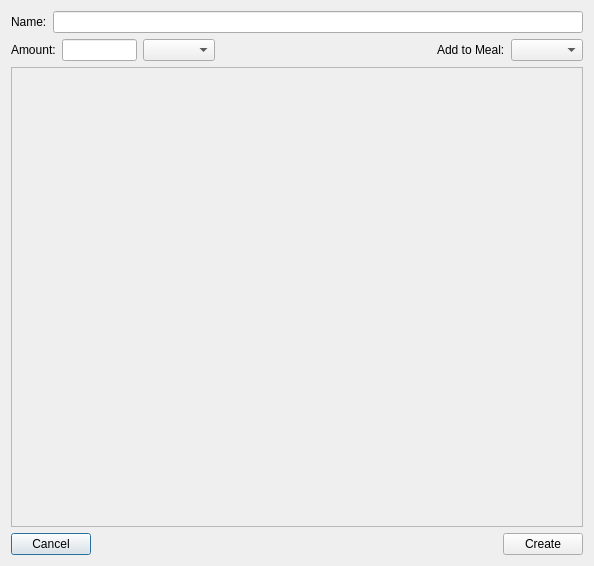
<?xml version="1.0" encoding="UTF-8"?>
<ui version="4.0">
 <class>InstantiateTemplateUI</class>
 <widget class="QDialog" name="InstantiateTemplateUI">
  <property name="geometry">
   <rect>
    <x>0</x>
    <y>0</y>
    <width>594</width>
    <height>566</height>
   </rect>
  </property>
  <property name="windowTitle">
   <string>Create Template Instance</string>
  </property>
  <layout class="QVBoxLayout" name="verticalLayout">
   <item>
    <layout class="QHBoxLayout" name="horizontalLayout">
     <item>
      <widget class="QLabel" name="lblName">
       <property name="text">
        <string>Name:</string>
       </property>
      </widget>
     </item>
     <item>
      <widget class="QLineEdit" name="txtName"/>
     </item>
    </layout>
   </item>
   <item>
    <layout class="QHBoxLayout" name="horizontalLayout_3">
     <item>
      <widget class="QLabel" name="lblAmount">
       <property name="text">
        <string>Amount:</string>
       </property>
      </widget>
     </item>
     <item>
      <widget class="QLineEdit" name="txtAmount">
       <property name="minimumSize">
        <size>
         <width>50</width>
         <height>0</height>
        </size>
       </property>
       <property name="maximumSize">
        <size>
         <width>75</width>
         <height>16777215</height>
        </size>
       </property>
      </widget>
     </item>
     <item>
      <widget class="QComboBox" name="cbAmountUnit"/>
     </item>
     <item>
      <spacer name="horizontalSpacer_2">
       <property name="orientation">
        <enum>Qt::Horizontal</enum>
       </property>
       <property name="sizeHint" stdset="0">
        <size>
         <width>40</width>
         <height>20</height>
        </size>
       </property>
      </spacer>
     </item>
     <item>
      <widget class="QLabel" name="lblMeal">
       <property name="text">
        <string>Add to Meal:</string>
       </property>
      </widget>
     </item>
     <item>
      <widget class="QComboBox" name="cbMeal"/>
     </item>
    </layout>
   </item>
   <item>
    <widget class="QScrollArea" name="saComponents">
     <property name="horizontalScrollBarPolicy">
      <enum>Qt::ScrollBarAsNeeded</enum>
     </property>
     <property name="widgetResizable">
      <bool>true</bool>
     </property>
     <widget class="QWidget" name="scrollAreaWidgetContents">
      <property name="geometry">
       <rect>
        <x>0</x>
        <y>0</y>
        <width>572</width>
        <height>457</height>
       </rect>
      </property>
     </widget>
    </widget>
   </item>
   <item>
    <layout class="QHBoxLayout" name="horizontalLayout_2">
     <item>
      <widget class="QPushButton" name="btnCancel">
       <property name="text">
        <string>Cancel</string>
       </property>
      </widget>
     </item>
     <item>
      <spacer name="horizontalSpacer">
       <property name="orientation">
        <enum>Qt::Horizontal</enum>
       </property>
       <property name="sizeHint" stdset="0">
        <size>
         <width>40</width>
         <height>20</height>
        </size>
       </property>
      </spacer>
     </item>
     <item>
      <widget class="QPushButton" name="btnCreate">
       <property name="text">
        <string>Create</string>
       </property>
      </widget>
     </item>
    </layout>
   </item>
  </layout>
 </widget>
 <layoutdefault spacing="6" margin="11"/>
 <resources/>
 <connections/>
</ui>
